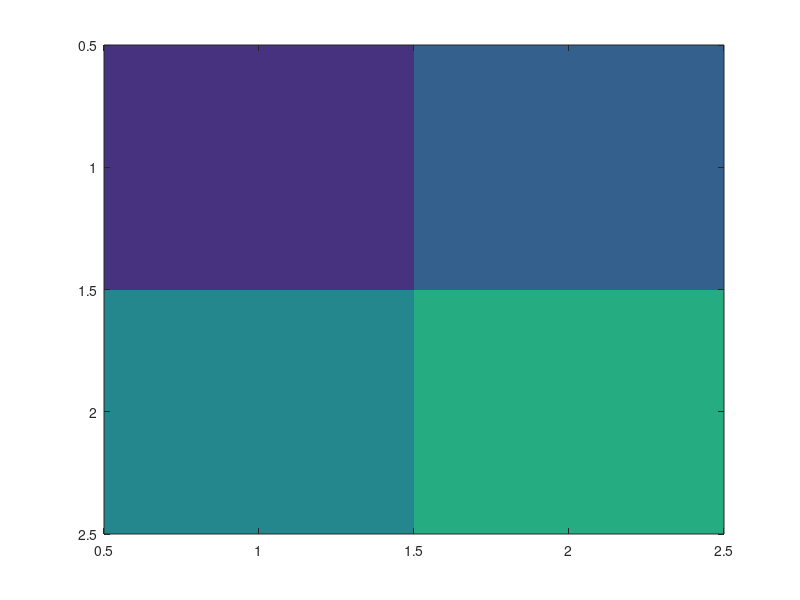
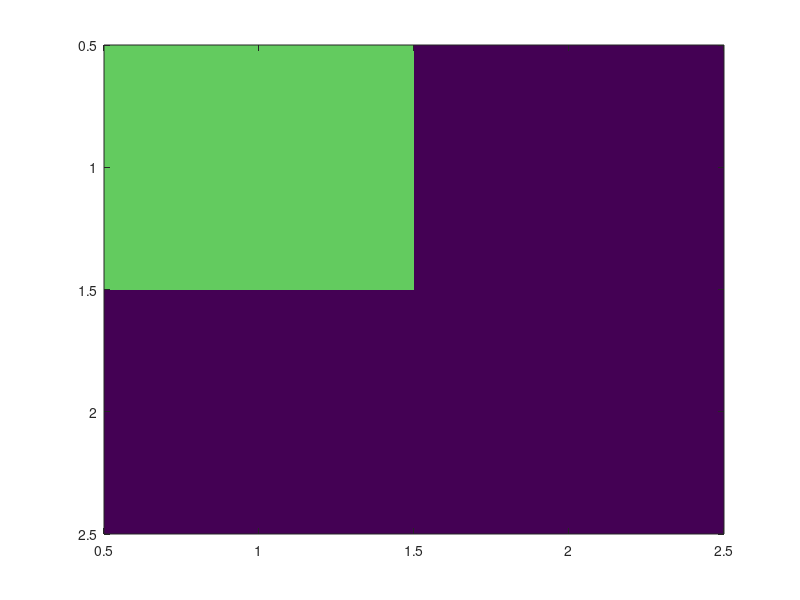
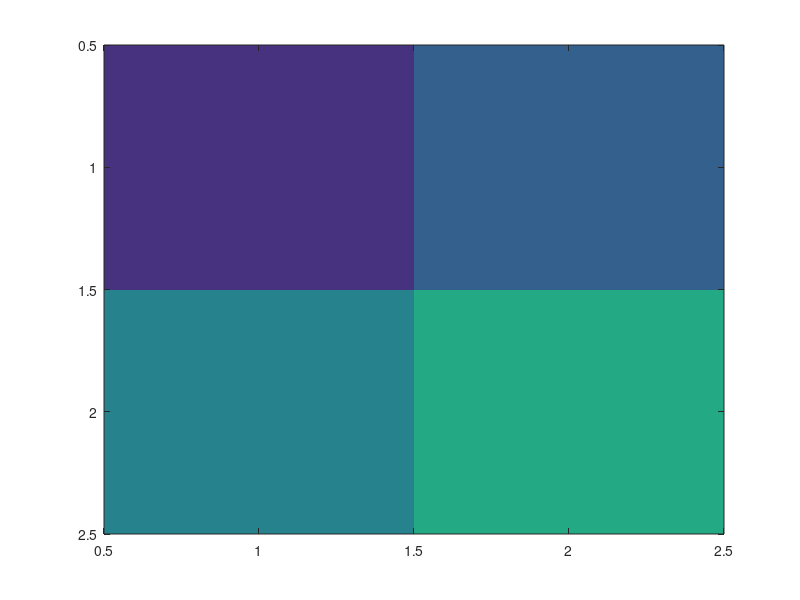

Here is the MATLAB script that generated these plots, in order:
clc;close all
clear all;
f=[10 20; 30 40];
figure
image(f);
[M N]=size(f)
for u=1:M
    for v=1:N
    g=0;
    if u==1
        alp(u)=1/(sqrt(M))
    else
        alp(u)=sqrt(2/M)
    end
    if v==1
        alp(v)=1/(sqrt(N))
    else
        alp(v)=sqrt(2/N)
    end
    for x=1:M
        for y=1:N
        g=g+alp(u)*alp(v)*(f(x,y)*(cos(((2*x-1)*(u-1)*pi)/(2*N)))*cos(((2*y-1)*(v-1)*pi)/(2*N)));
        end
    end
    op(u,v)=g;
    end
end
figure
image((op))
figure
image(idct2(op))